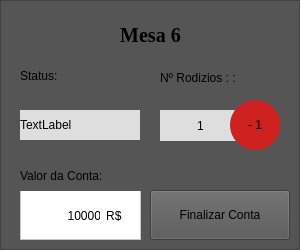
            <widget class="QFrame" name="frame_m6">
             <property name="minimumSize">
              <size>
               <width>300</width>
               <height>250</height>
              </size>
             </property>
             <property name="styleSheet">
              <string notr="true">background-color: rgb(85, 85, 85);</string>
             </property>
             <property name="frameShape">
              <enum>QFrame::StyledPanel</enum>
             </property>
             <property name="frameShadow">
              <enum>QFrame::Raised</enum>
             </property>
             <widget class="QLabel" name="mesa6">
              <property name="geometry">
               <rect>
                <x>10</x>
                <y>20</y>
                <width>281</width>
                <height>31</height>
               </rect>
              </property>
              <property name="font">
               <font>
                <family>Georgia</family>
                <pointsize>15</pointsize>
                <italic>false</italic>
                <bold>true</bold>
               </font>
              </property>
              <property name="cursor">
               <cursorShape>ArrowCursor</cursorShape>
              </property>
              <property name="styleSheet">
               <string notr="true">font: 700 15pt &quot;Georgia&quot;;
color: rgb(0, 0, 0);</string>
              </property>
              <property name="text">
               <string>Mesa 6</string>
              </property>
              <property name="alignment">
               <set>Qt::AlignCenter</set>
              </property>
             </widget>
             <widget class="QFrame" name="caixa_conta_m6">
              <property name="geometry">
               <rect>
                <x>20</x>
                <y>190</y>
                <width>121</width>
                <height>50</height>
               </rect>
              </property>
              <property name="styleSheet">
               <string notr="true">background-color: rgb(255, 255, 255);</string>
              </property>
              <property name="frameShape">
               <enum>QFrame::StyledPanel</enum>
              </property>
              <property name="frameShadow">
               <enum>QFrame::Raised</enum>
              </property>
              <widget class="QLabel" name="v_valor_conta_m6">
               <property name="geometry">
                <rect>
                 <x>10</x>
                 <y>10</y>
                 <width>71</width>
                 <height>31</height>
                </rect>
               </property>
               <property name="styleSheet">
                <string notr="true">font: 12pt &quot;Georgia&quot;;
color: rgb(0, 0, 0);</string>
               </property>
               <property name="text">
                <string>10000</string>
               </property>
               <property name="alignment">
                <set>Qt::AlignRight|Qt::AlignTrailing|Qt::AlignVCenter</set>
               </property>
              </widget>
              <widget class="QLabel" name="texto_reais_m6">
               <property name="geometry">
                <rect>
                 <x>80</x>
                 <y>10</y>
                 <width>31</width>
                 <height>31</height>
                </rect>
               </property>
               <property name="layoutDirection">
                <enum>Qt::LeftToRight</enum>
               </property>
               <property name="styleSheet">
                <string notr="true">font: 10pt &quot;Georgia&quot;;
color: rgb(0, 0, 0);</string>
               </property>
               <property name="text">
                <string>R$ </string>
               </property>
               <property name="alignment">
                <set>Qt::AlignCenter</set>
               </property>
              </widget>
             </widget>
             <widget class="QPushButton" name="b_finalizar_conta_m6">
              <property name="geometry">
               <rect>
                <x>150</x>
                <y>190</y>
                <width>140</width>
                <height>50</height>
               </rect>
              </property>
              <property name="styleSheet">
               <string notr="true">font: 10pt &quot;Georgia&quot;;
color: rgb(0, 0, 0);</string>
              </property>
              <property name="text">
               <string>Finalizar Conta</string>
              </property>
             </widget>
             <widget class="QLabel" name="label_16">
              <property name="geometry">
               <rect>
                <x>20</x>
                <y>60</y>
                <width>81</width>
                <height>31</height>
               </rect>
              </property>
              <property name="styleSheet">
               <string notr="true">font: 10pt &quot;Georgia&quot;;
color: rgb(0, 0, 0);</string>
              </property>
              <property name="text">
               <string>Status:</string>
              </property>
             </widget>
             <widget class="QLabel" name="status_6">
              <property name="geometry">
               <rect>
                <x>20</x>
                <y>110</y>
                <width>120</width>
                <height>30</height>
               </rect>
              </property>
              <property name="styleSheet">
               <string notr="true">background-color: rgb(222, 222, 222);
font: 10pt &quot;Georgia&quot;;
color: rgb(0, 0, 0);</string>
              </property>
              <property name="text">
               <string>TextLabel</string>
              </property>
             </widget>
             <widget class="QLabel" name="label_17">
              <property name="geometry">
               <rect>
                <x>160</x>
                <y>110</y>
                <width>81</width>
                <height>31</height>
               </rect>
              </property>
              <property name="styleSheet">
               <string notr="true">background-color: rgb(222, 222, 222);
font: 12pt &quot;Georgia&quot;;
color: rgb(0, 0, 0);</string>
              </property>
              <property name="text">
               <string>1</string>
              </property>
              <property name="alignment">
               <set>Qt::AlignCenter</set>
              </property>
             </widget>
             <widget class="QLabel" name="texto_valor_conta_m1_6">
              <property name="geometry">
               <rect>
                <x>20</x>
                <y>160</y>
                <width>121</width>
                <height>31</height>
               </rect>
              </property>
              <property name="styleSheet">
               <string notr="true">font: 10pt &quot;Georgia&quot;;
color: rgb(0, 0, 0);</string>
              </property>
              <property name="text">
               <string>Valor da Conta:</string>
              </property>
             </widget>
             <widget class="QLabel" name="label_18">
              <property name="geometry">
               <rect>
                <x>160</x>
                <y>70</y>
                <width>101</width>
                <height>16</height>
               </rect>
              </property>
              <property name="styleSheet">
               <string notr="true">font: 10pt &quot;Georgia&quot;;
color: rgb(0, 0, 0);</string>
              </property>
              <property name="text">
               <string>Nº Rodizios : :</string>
              </property>
             </widget>
             <widget class="QPushButton" name="b_detalhes_m1_6">
              <property name="geometry">
               <rect>
                <x>230</x>
                <y>100</y>
                <width>50</width>
                <height>50</height>
               </rect>
              </property>
              <property name="styleSheet">
               <string notr="true">background-color: rgb(208, 33, 33);
font: 700 10pt &quot;Georgia&quot;;
color: rgb(0, 0, 0);
border-radius: 25px;</string>
              </property>
              <property name="text">
               <string>- 1</string>
              </property>
             </widget>
            </widget>
